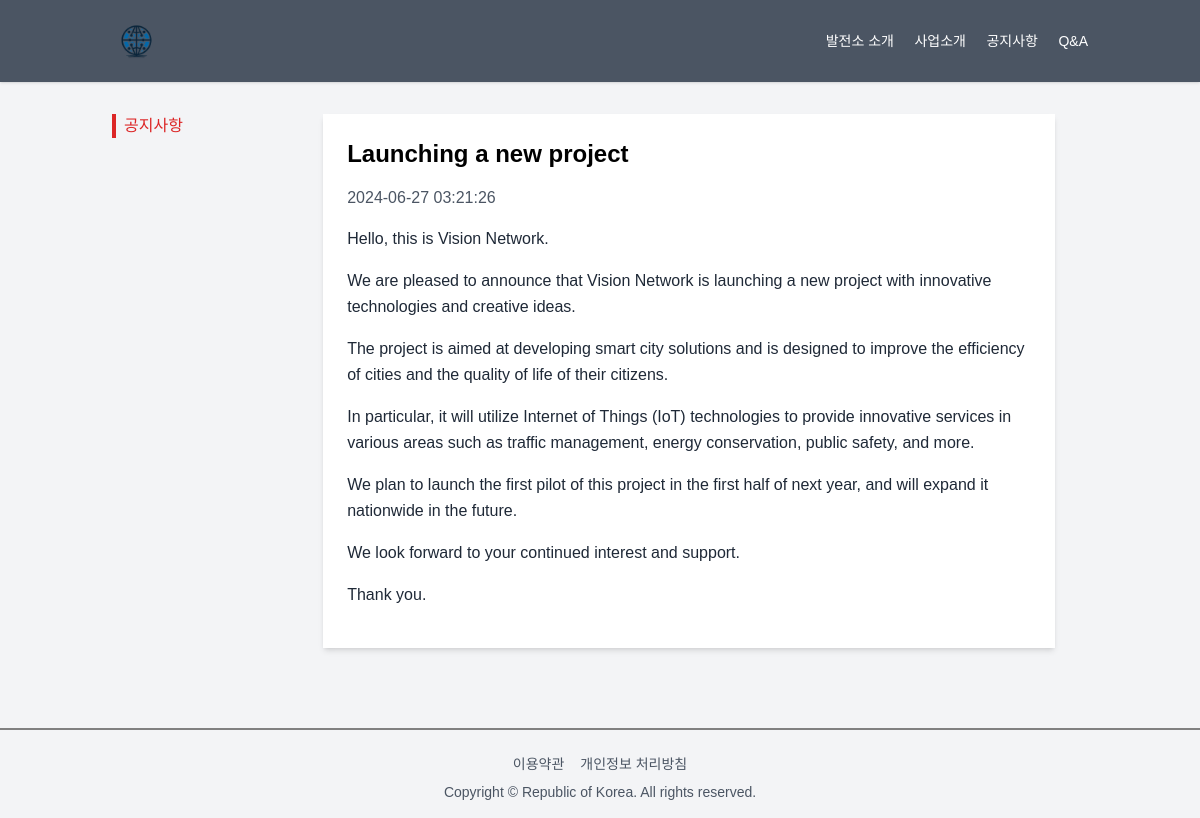
The page /read.php?idx=1&c=N on the database its author committed.
### tables this page shows
CREATE TABLE `notice` 
( 
    `id` INT AUTO_INCREMENT PRIMARY KEY, 
    `title` VARCHAR(255) NOT NULL, 
    `content` TEXT NOT NULL, 
    `author` VARCHAR(100) NOT NULL, 
    `created_at` TIMESTAMP DEFAULT CURRENT_TIMESTAMP
) default;

### src/read.php (the view, shortened to what this page needs)
<!DOCTYPE html>
<html lang="en">
<head>
    <script src="https://cdn.tailwindcss.com"></script>
</head>
<body class="bg-gray-100">
    <?php include 'config/header.php'; ?>
    <?php include 'config/db.php'; ?>
    <main class="container mx-auto py-8 px-6">
        <div class="flex space-x-4">
            <aside class="w-1/5">
                <ul class="space-y-2">
                    <li class="border-l-4 border-red-600 pl-2">
                        <a href="#" class="text-red-600">
                            <?php
                                $c = $_GET['c'];
                                if($c == 'N') {
                                    echo "공지사항";
                                } else if($c == 'Q') {
                                    echo "Q&A";
                                }
                            ?>
                        </a>
                    </li>
                </ul>
            </aside>
            <?php
                $idx = $_GET['idx'];
                $c = $_GET['c'];
                if(isset($idx) && $c == 'N') {
                    $stmt = $dbconn->prepare("SELECT * FROM notice WHERE id = ?");
                } else if(isset($idx) && $c == 'Q') {
                    $stmt = $dbconn->prepare("SELECT * FROM QnA WHERE id = ?");
                } else {
                    echo "잘못된 접근입니다.";
                    exit;
                }
                $stmt->bind_param("i", $idx);
                $stmt->execute();
                $result = $stmt->get_result();
                $row = $result->fetch_assoc();
            ?>
            <section class="w-3/4 bg-white p-6 shadow-md">
                <h1 class="text-2xl font-bold mb-4"><?php echo $row["title"] ?></h1>
                <div class="text-gray-600 mb-4"><?php echo $row['created_at']?></div>
                <?php
                    $sentences = preg_split('/(?<=[.?!])\s+(?=[a-zA-Z])/', $row['content']);
                    foreach ($sentences as $sentence) {
                        echo '<p class="text-gray-800 leading-relaxed mb-4">'.$sentence .'</p>';
                    }
                ?>
            </section>
        </div>
    </main>
    <?php
        include 'config/footer.php';
    ?>
</body>
</html>

### src/read.php (style rules this page uses)
body { font-family: 'Noto Sans KR', sans-serif; }

### rows shown on the page
notice: title "Launching a new project", created_at "2024-06-27 03:21:26", content "Hello, this is Vision Network.", content "We are pleased to announce that Vision Network is launching a new project with innovative technologies and creative ideas.", content "The project is aimed at developing smart city solutions and is designed to improve the efficiency of cities and the quality of life of their citizens.", content "In particular, it will utilize Internet of Things (IoT) technologies to provide innovative services in various areas such as traffic management, energy conservation, public safety, and more.", content "We plan to launch the first pilot of this project in the first half of next year, and will expand it nationwide in the future.", content "We look forward to your continued interest and support.", content "Thank you."
